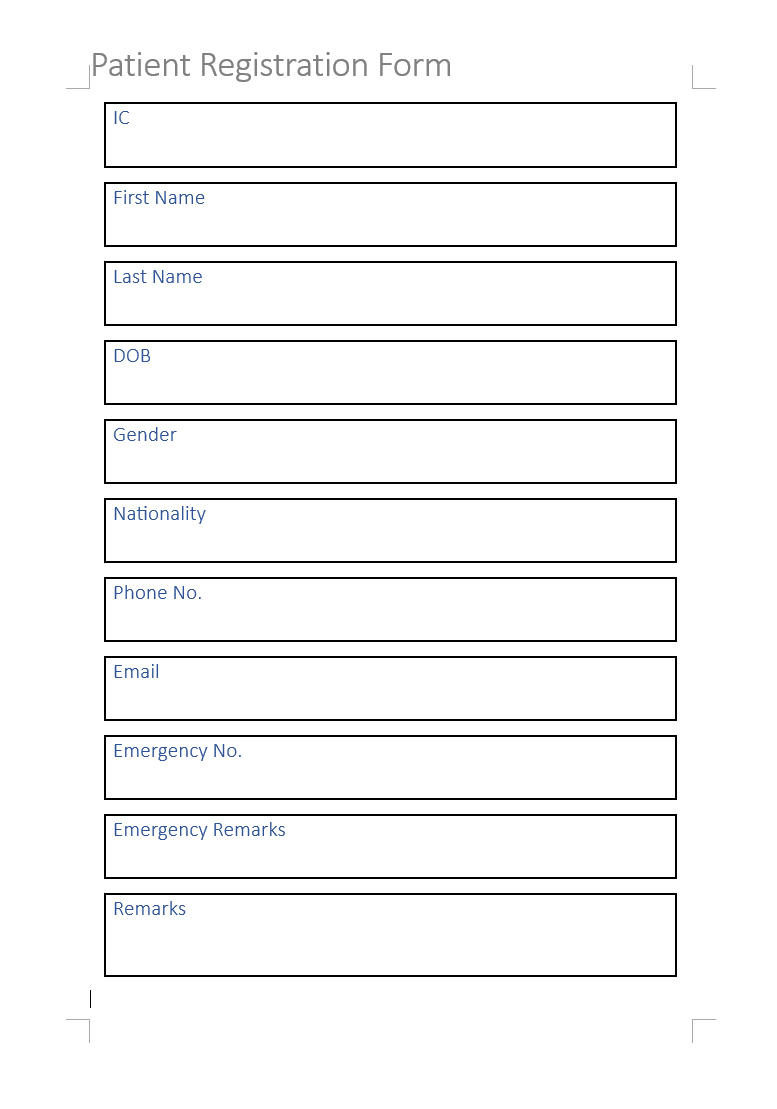
#> input picture docs/test/screenshot.png, 777 x 1109 px, found by its file name
$ python preprocess.py
#> lines starting #> are read from the running program, lines starting #| are printed output that depends on the picture; after the words box and inside, x2 and y2 are one past the last pixel; in counts of white or black regions, pixels touching at a corner belong together
#> further down, img is the input picture: shape (1109, 777, 3); mean B, G, R 246, 245.8, 245.7
import numpy as np
import imutils
import cv2

def align_images(img, template):
    return None

def get_boxes(image):
    """
    Temporarily copying code that identifies boxes
    """
    result = image.copy()
    gray = cv2.cvtColor(image,cv2.COLOR_BGR2GRAY)
    thresh = cv2.adaptiveThreshold(gray,255,cv2.ADAPTIVE_THRESH_GAUSSIAN_C, cv2.THRESH_BINARY_INV,51,9)
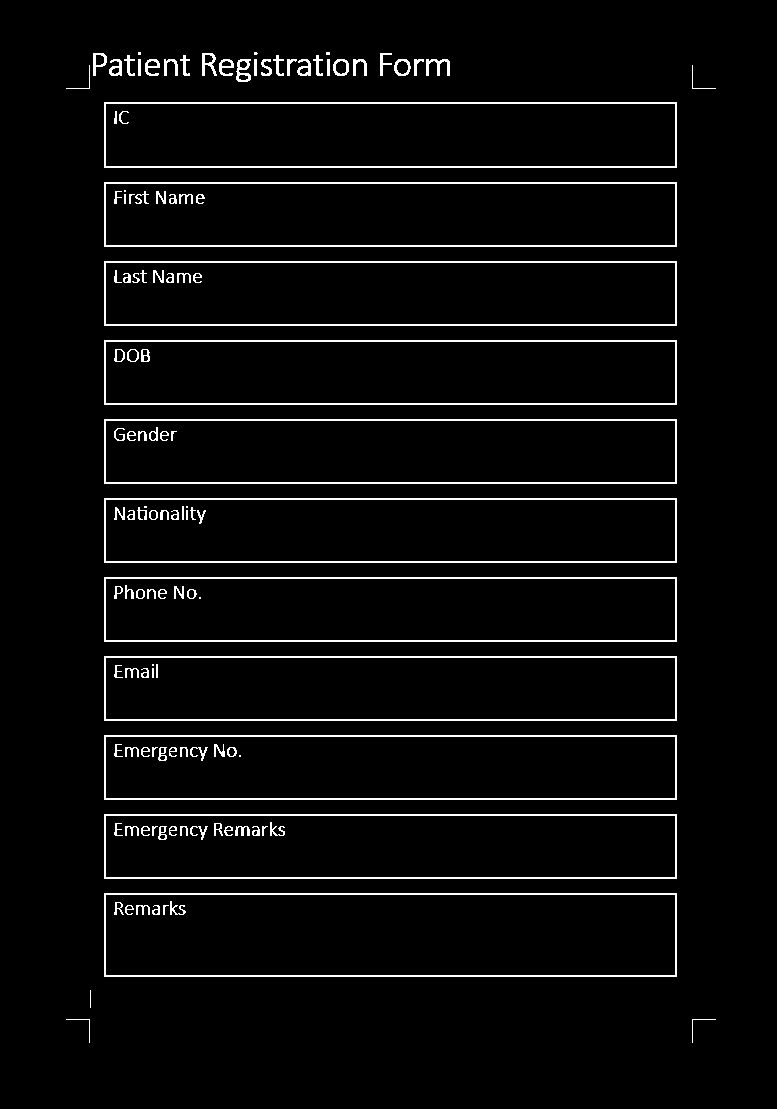
#> thresh: shape (1109, 777); 4% white in thin lines or dots, all inside (x1, y1, x2, y2) = (66, 52, 716, 1043)

    # Fill rectangular contours
    cnts = cv2.findContours(thresh, cv2.RETR_EXTERNAL, cv2.CHAIN_APPROX_SIMPLE)
#> cnts = 42 contours, 8 with area under 20; largest, box (x1, y1, x2, y2) and area: (104, 893, 677, 977) 47476, (104, 102, 677, 168) 37180, (104, 814, 677, 879) 36608, (104, 735, 677, 800) 36608, (104, 656, 677, 721) 36608
    cnts = cnts[0] if len(cnts) == 2 else cnts[1]
    for c in cnts:
        cv2.drawContours(thresh, [c], -1, (255,255,255), -1)
#> this loop made 42 passes
#> c on passes 3 to 14: [[90, 990], [90, 1007]], [[104, 893], [104, 976], [676, 976], [676, 893]], [[104, 814], [104, 878], [676, 878], [676, 814]], [[104, 735], [104, 799], [676, 799], [676, 735]], [[104, 656], [104, 720], [676, 720], [676, 656]], [[104, 577], [104, 641], [676, 641], [676, 577]], [[104, 498], [104, 562], [676, 562], [676, 498]], [[104, 419], [104, 483], [676, 483], [676, 419]], [[104, 340], [104, 404], [676, 404], [676, 340]], [[104, 261], [104, 325], [676, 325], [676, 261]], [[104, 182], [104, 246], [676, 246], [676, 182]], [[104, 102], [104, 167], [676, 167], [676, 102]]
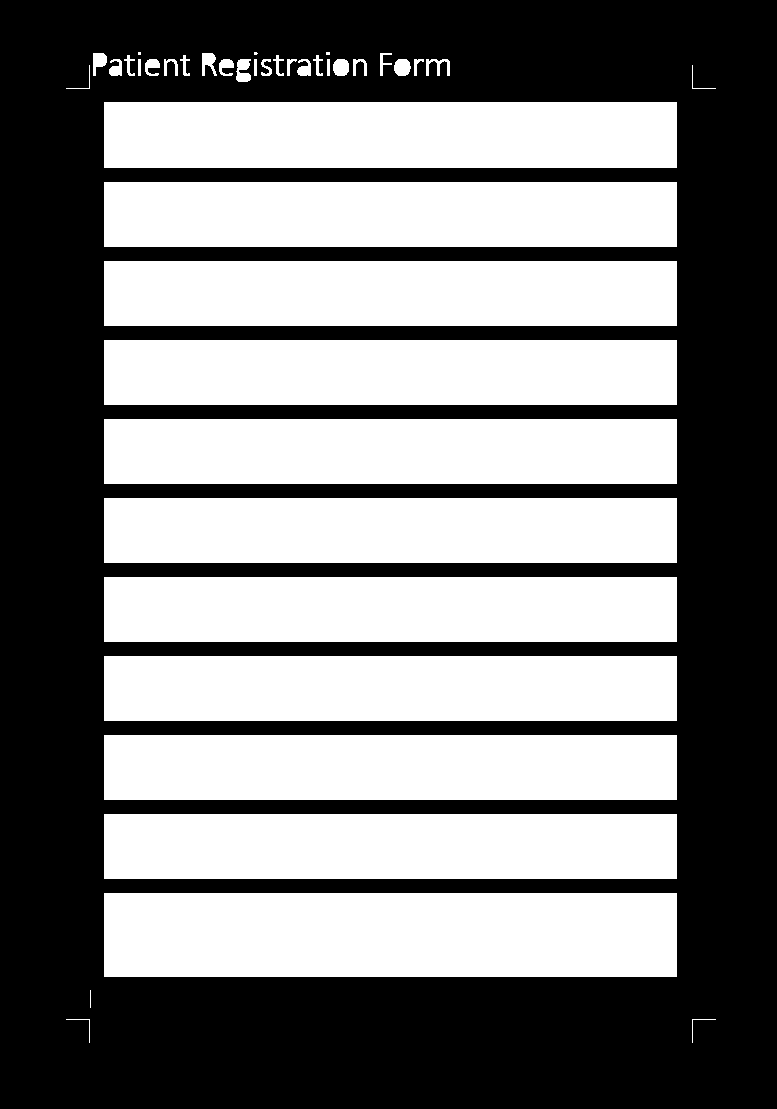
#> thresh: shape (1109, 777); 49.3% white; 42 white regions (4 under 20 px), largest, box (x1, y1, x2, y2) and area: (104, 893, 677, 977) 48132, (104, 102, 677, 168) 37818, (104, 182, 677, 247) 37245

    # Morph open
    kernel = cv2.getStructuringElement(cv2.MORPH_RECT, (9,9))
    opening = cv2.morphologyEx(thresh, cv2.MORPH_OPEN, kernel, iterations=4)
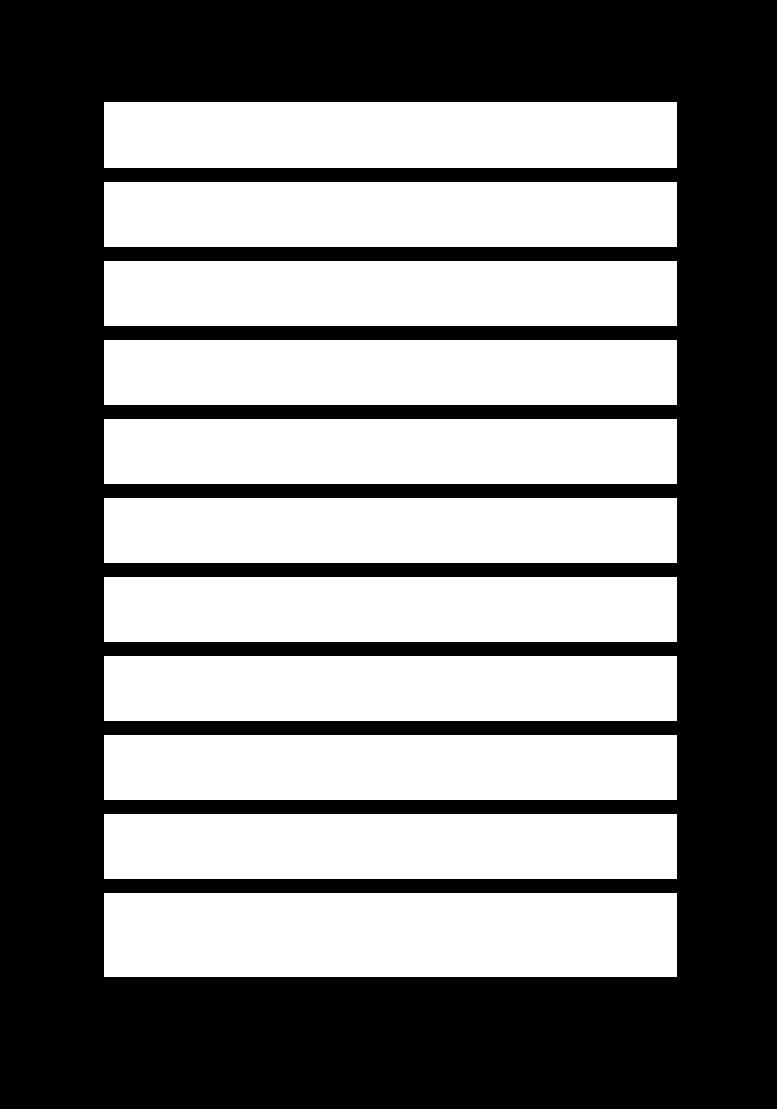
#> opening: shape (1109, 777); 48.9% white; 11 white regions

    # Draw rectangles
    cnts = cv2.findContours(opening, cv2.RETR_EXTERNAL, cv2.CHAIN_APPROX_SIMPLE)
#> cnts = 11 contours; largest, box (x1, y1, x2, y2) and area: (104, 893, 677, 977) 47476, (104, 102, 677, 168) 37180, (104, 814, 677, 879) 36608, (104, 735, 677, 800) 36608, (104, 656, 677, 721) 36608
    cnts = cnts[0] if len(cnts) == 2 else cnts[1]
    for c in cnts:
        x,y,w,h = cv2.boundingRect(c)
        cv2.rectangle(image, (x, y), (x + w, y + h), (36,255,12), 3)
#> this loop made 11 passes
#> (c, y, h) on passes 1 to 11: ([[104, 893], [104, 976], [676, 976], [676, 893]], 893, 84), ([[104, 814], [104, 878], [676, 878], [676, 814]], 814, 65), ([[104, 735], [104, 799], [676, 799], [676, 735]], 735, 65), ([[104, 656], [104, 720], [676, 720], [676, 656]], 656, 65), ([[104, 577], [104, 641], [676, 641], [676, 577]], 577, 65), ([[104, 498], [104, 562], [676, 562], [676, 498]], 498, 65), ([[104, 419], [104, 483], [676, 483], [676, 419]], 419, 65), ([[104, 340], [104, 404], [676, 404], [676, 340]], 340, 65), ([[104, 261], [104, 325], [676, 325], [676, 261]], 261, 65), ([[104, 182], [104, 246], [676, 246], [676, 182]], 182, 65), ([[104, 102], [104, 167], [676, 167], [676, 102]], 102, 66)
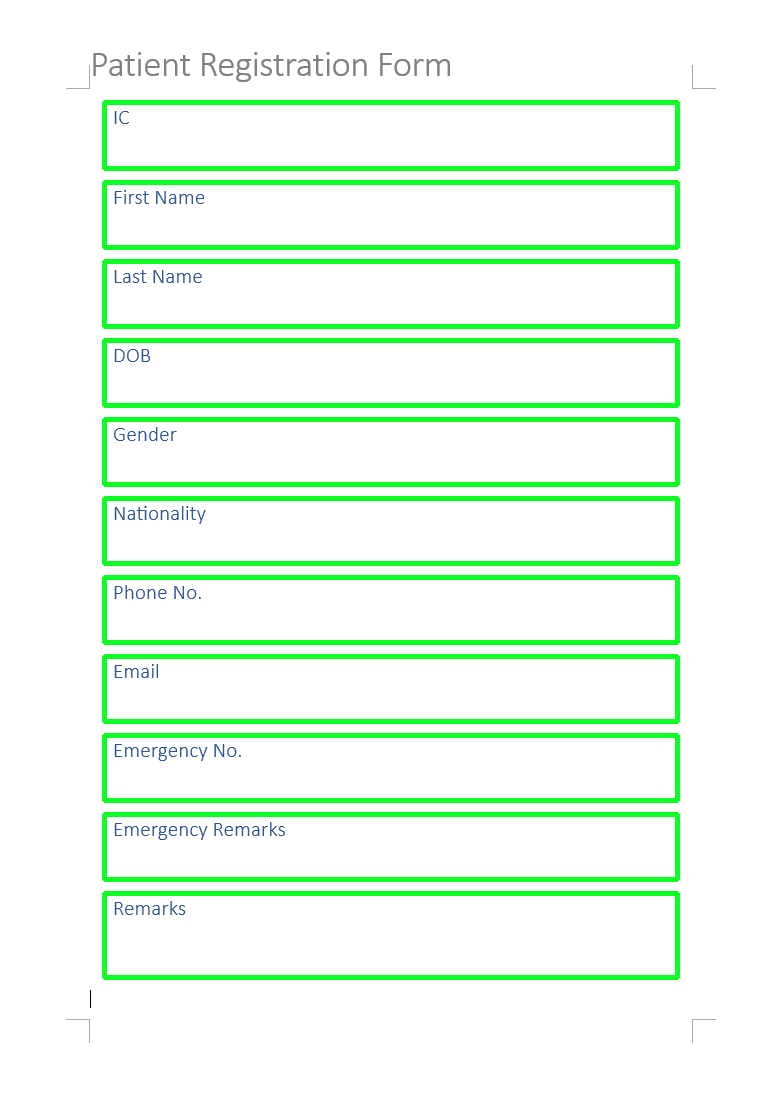
#> image: shape (1109, 777, 3); 8.15% of pixels changed, all inside (x1, y1, x2, y2) = (102, 100, 680, 980)

    cv2.imshow('thresh', thresh)
    cv2.imshow('opening', opening)
    cv2.imshow('image', image)
    cv2.waitKey()
    return None


if __name__ == "__main__":

    img = cv2.imread("docs/test/screenshot.png")
    get_boxes(img)
